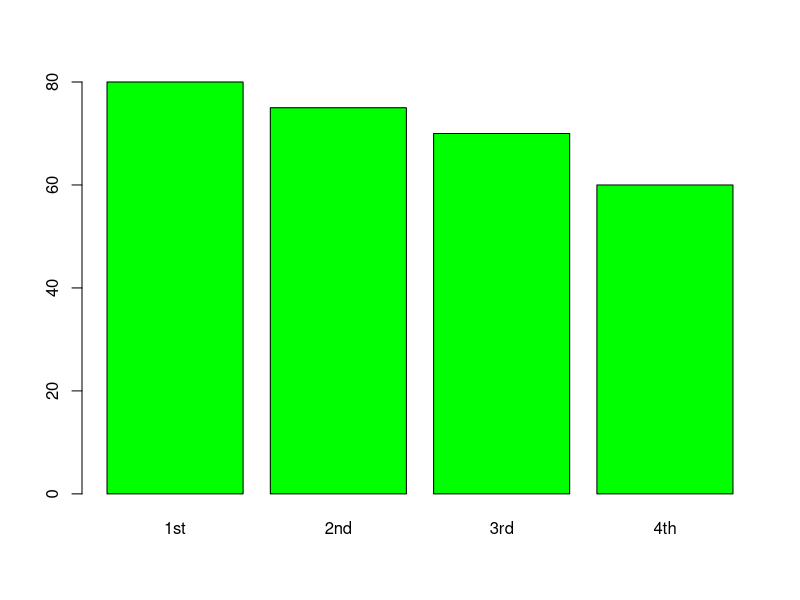
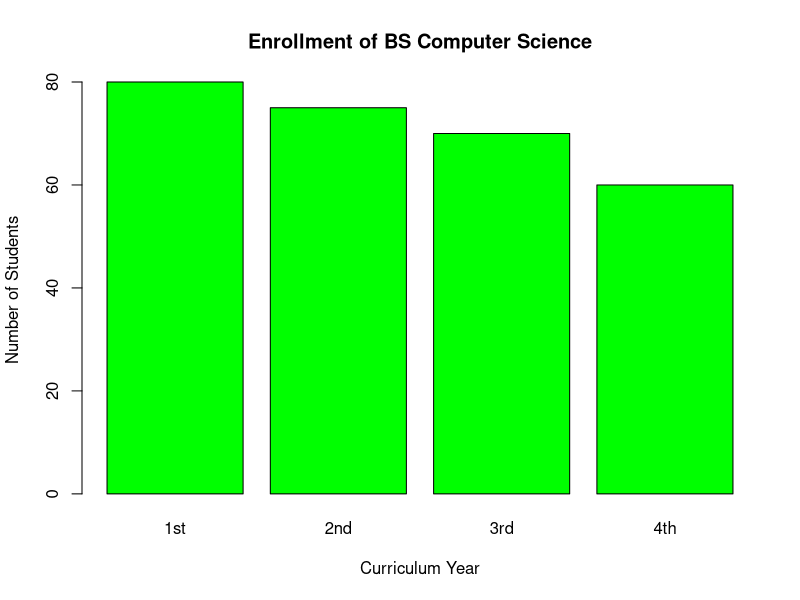
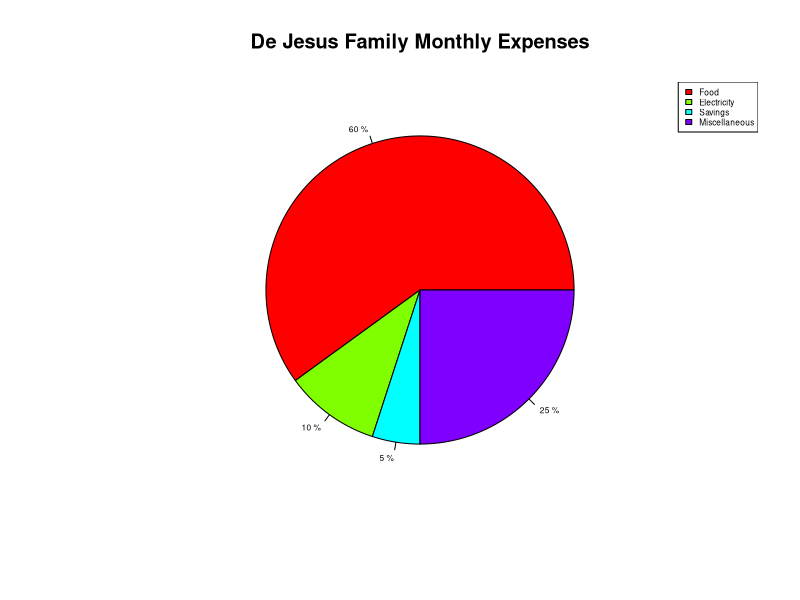
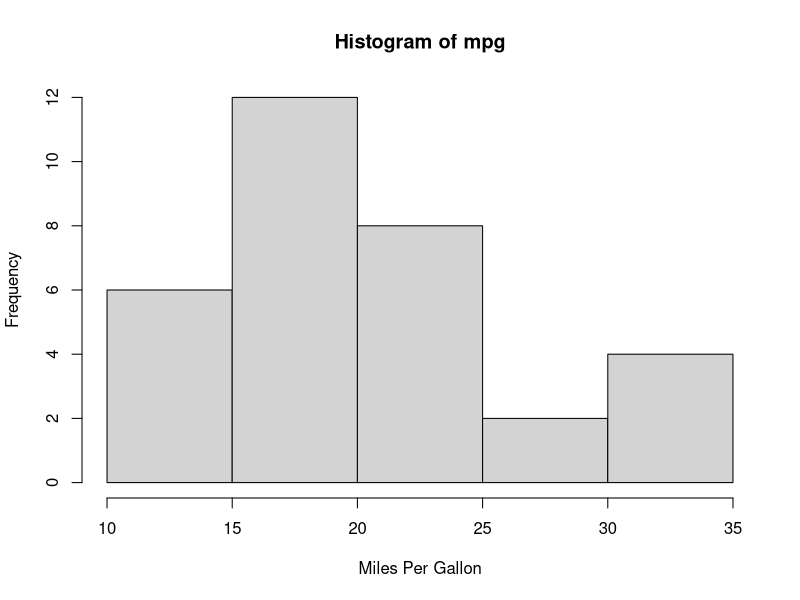
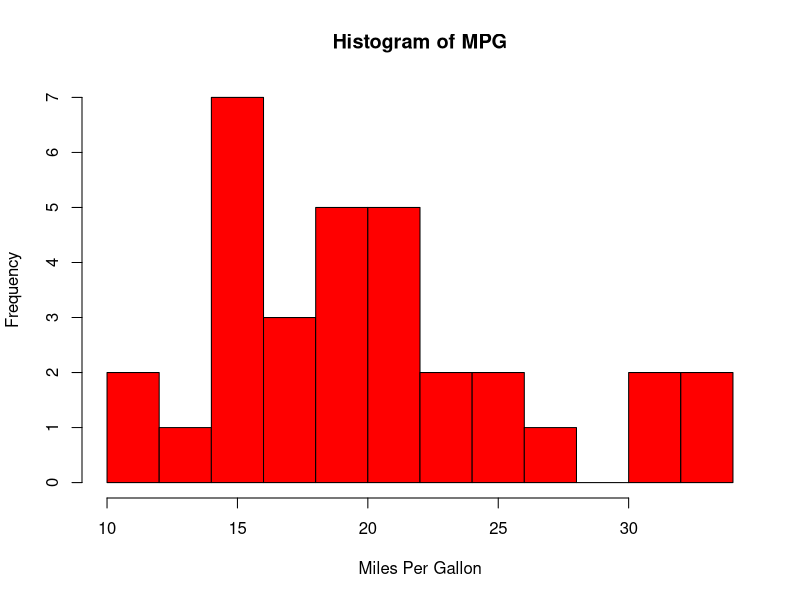
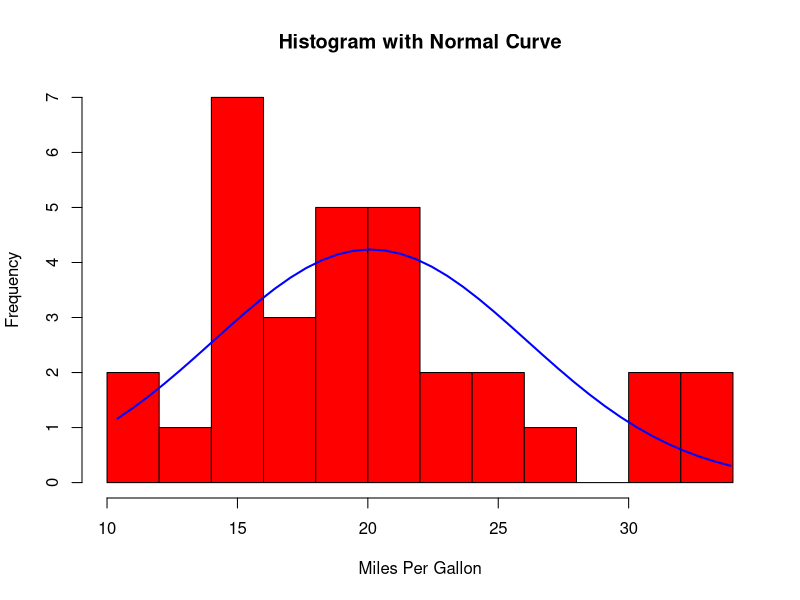
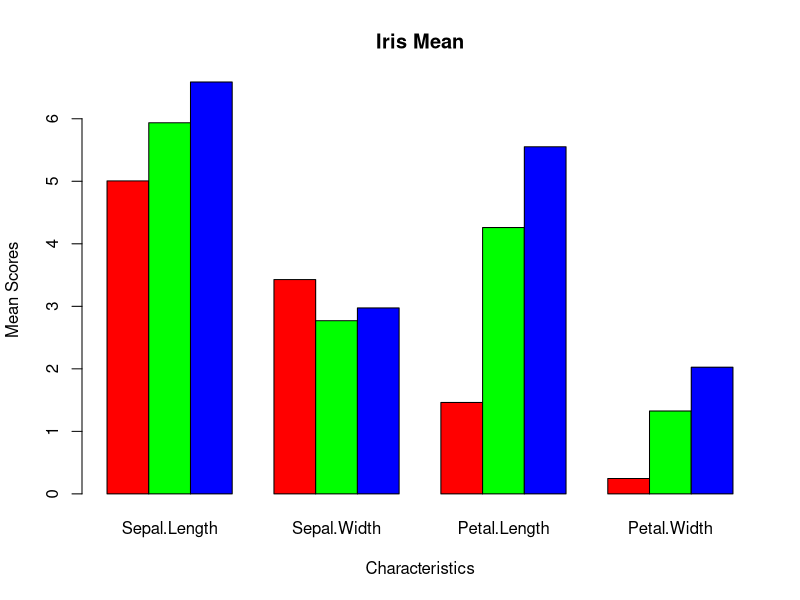

Generate these figures, in order, with R:
#-------------------------------------------------------------------------------
#                               Worksheet 5
#-------------------------------------------------------------------------------

#1. The table shows the enrollment of BS in Computer Science, SY 2010-2011.

#Course Year 2019 - 2020
#  1st     |     80      
#  2nd     |     75     
#  3rd     |     70       
#  4th     |     60       

#a. Plot the data using a bar graph. Write the codes and copy the result.

date1 <- c("1st", "2nd", "3rd", "4th")
date2 <- c(80,75,70,60)

graph<- barplot(date2, names.arg = date1, col = "green")


#b. Using the same table, label the barchart with
#Title = ” Enrollment of BS Computer Science
#horizontal axis = “Curriculum Year” and
#vertical axis = “number of students”

graph<- barplot(date2, names.arg = date1, 
                main = "Enrollment of BS Computer Science", 
                ylab = "Number of Students", xlab = "Curriculum Year", 
                col = "green")


#2. The monthly income of De Jesus family was spent on the following:
#   60% on Food, 10% on electricity, 5% for savings, and
#   25% for other miscellaneous expenses.

#a. Create a table for the above scenario.
#   Write the codes and its result.

  expences <- c("Food", "Electricity", "Savings", "Miscellaneous_expenses")
  spent <- c(60, 10, 5, 25)

Mdata <- data.frame(expences, spent)
Mdata
Mdata2 <- table(Mdata)
Mdata2

#b. Plot the data using a pie chart. Add labels, colors and legend.
#   Write the codes and its result.

pie_data <- c( 60, 10, 5, 25)

Pdata <- round(pie_data/sum(pie_data)*100,1)
Pdata <- paste(Pdata, "%", sep = " ")

piechart <- pie( pie_data, labels = Pdata, cex = 0.5, col = rainbow(4), main = 
                   "De Jesus Family Monthly Expenses")
legend("topright", c("Food", "Electricity", "Savings", "Miscellaneous"),
       cex = 0.5 , fill =rainbow(4))
    
#3. Open the mtcars dataset.
    
data("mtcars")
dset <- mtcars$mpg
dset
    

#a. Create a simple histogram specifically for mpg (miles per gallon) variable.
#   Use $ to select the mpg only. Write the codes and its result.
#   Note: breaks= controls the number of bins.

dataset1 <-hist(dset, xlab="Miles Per Gallon",
                  main="Histogram of mpg")
    
    
#b. Colored histogram with different number of bins.
dataset2 <-hist(dset, breaks=12, col="red", xlab="Miles Per Gallon",
                  main="Histogram of MPG")
    
    
#c. Add a Normal Curve. Copy the result.
    
dataset3 <-hist(dset, breaks=12, col="red", xlab="Miles Per Gallon",
         main="Histogram with Normal Curve")
         xfit<-seq(min(dset),max(dset),length=40)
         yfit<-dnorm(xfit,mean=mean(dset),sd=sd(dset))
         yfit <- yfit*diff(dataset3$mids[1:2])*length(dset)
         lines(xfit, yfit, col="blue", lwd=2)
    
    
#4. Open the iris dataset. Create a subset for each species.
    
#a. Write the codes and its result.
         
data("iris")
seto <- subset(iris, Species == "setosa")
versi <- subset(iris, Species == "versicolor")
virgi <- subset(iris, Species == "virginica")
    

#b. Get the mean for every characteristics of each species using colMeans().
#   Write the codes and its result.
    
#   Example: setosa <- colMeans(setosa[sapply(setosaDF,is.numeric)])
    
seto <- subset(iris, Species == "setosa")
setosa <- colMeans(seto[sapply(seto,is.numeric)])
setosa

versi <- subset(iris, Species == "versicolor")
versicolor <- colMeans(versi[sapply(versi,is.numeric)])
versicolor

virgi <- subset(iris, Species == "virginica")
virginica <- colMeans(virgi[sapply(virgi,is.numeric)])
virginica
    
#c. Combine all species by using rbind()
#   The table should be look like this:

#   Sepal.Length Sepal.Width Petal.Length Petal.Width
#   setosa
#   versicolor
#   virginica
    
table <- rbind(setosa, versicolor, virginica)
table
    
    
#d. From the data in 4-c: Create the barplot().
#   Write the codes and its result.
#   The barplot should be like this.

barplot(table, beside = TRUE,
        main = "Iris Mean",
        xlab = "Characteristics",
        ylab = "Mean Scores",
        col = c("red","green","blue"))

    #Figure 1: Iris Data using Barplot
    
